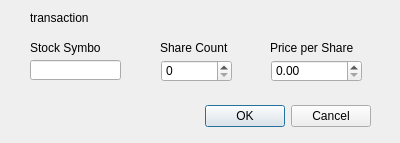
<?xml version="1.0" encoding="UTF-8"?>
<ui version="4.0">
 <class>buy_sell_window</class>
 <widget class="QDialog" name="buy_sell_window">
  <property name="geometry">
   <rect>
    <x>0</x>
    <y>0</y>
    <width>400</width>
    <height>143</height>
   </rect>
  </property>
  <property name="windowTitle">
   <string>Dialog</string>
  </property>
  <widget class="QDialogButtonBox" name="buttonBox">
   <property name="geometry">
    <rect>
     <x>200</x>
     <y>100</y>
     <width>171</width>
     <height>32</height>
    </rect>
   </property>
   <property name="orientation">
    <enum>Qt::Horizontal</enum>
   </property>
   <property name="standardButtons">
    <set>QDialogButtonBox::Cancel|QDialogButtonBox::Ok</set>
   </property>
  </widget>
  <widget class="QLineEdit" name="stock_symbol_input">
   <property name="geometry">
    <rect>
     <x>30</x>
     <y>60</y>
     <width>91</width>
     <height>20</height>
    </rect>
   </property>
  </widget>
  <widget class="QSpinBox" name="share_count_input">
   <property name="geometry">
    <rect>
     <x>161</x>
     <y>60</y>
     <width>71</width>
     <height>22</height>
    </rect>
   </property>
   <property name="maximum">
    <number>9999999</number>
   </property>
  </widget>
  <widget class="QDoubleSpinBox" name="amount_input">
   <property name="geometry">
    <rect>
     <x>271</x>
     <y>60</y>
     <width>91</width>
     <height>22</height>
    </rect>
   </property>
   <property name="maximum">
    <double>999999999.990000009536743</double>
   </property>
  </widget>
  <widget class="QLabel" name="symbol_label">
   <property name="geometry">
    <rect>
     <x>30</x>
     <y>40</y>
     <width>71</width>
     <height>16</height>
    </rect>
   </property>
   <property name="text">
    <string>Stock Symbol</string>
   </property>
  </widget>
  <widget class="QLabel" name="share_label">
   <property name="geometry">
    <rect>
     <x>160</x>
     <y>40</y>
     <width>71</width>
     <height>16</height>
    </rect>
   </property>
   <property name="text">
    <string>Share Count</string>
   </property>
  </widget>
  <widget class="QLabel" name="amount_label">
   <property name="geometry">
    <rect>
     <x>270</x>
     <y>40</y>
     <width>91</width>
     <height>16</height>
    </rect>
   </property>
   <property name="text">
    <string>Price per Share</string>
   </property>
  </widget>
  <widget class="QLabel" name="transaction_label">
   <property name="geometry">
    <rect>
     <x>30</x>
     <y>10</y>
     <width>131</width>
     <height>16</height>
    </rect>
   </property>
   <property name="text">
    <string>transaction</string>
   </property>
  </widget>
 </widget>
 <resources/>
 <connections>
  <connection>
   <sender>buttonBox</sender>
   <signal>accepted()</signal>
   <receiver>buy_sell_window</receiver>
   <slot>accept()</slot>
   <hints>
    <hint type="sourcelabel">
     <x>248</x>
     <y>254</y>
    </hint>
    <hint type="destinationlabel">
     <x>157</x>
     <y>274</y>
    </hint>
   </hints>
  </connection>
  <connection>
   <sender>buttonBox</sender>
   <signal>rejected()</signal>
   <receiver>buy_sell_window</receiver>
   <slot>reject()</slot>
   <hints>
    <hint type="sourcelabel">
     <x>316</x>
     <y>260</y>
    </hint>
    <hint type="destinationlabel">
     <x>286</x>
     <y>274</y>
    </hint>
   </hints>
  </connection>
 </connections>
</ui>
